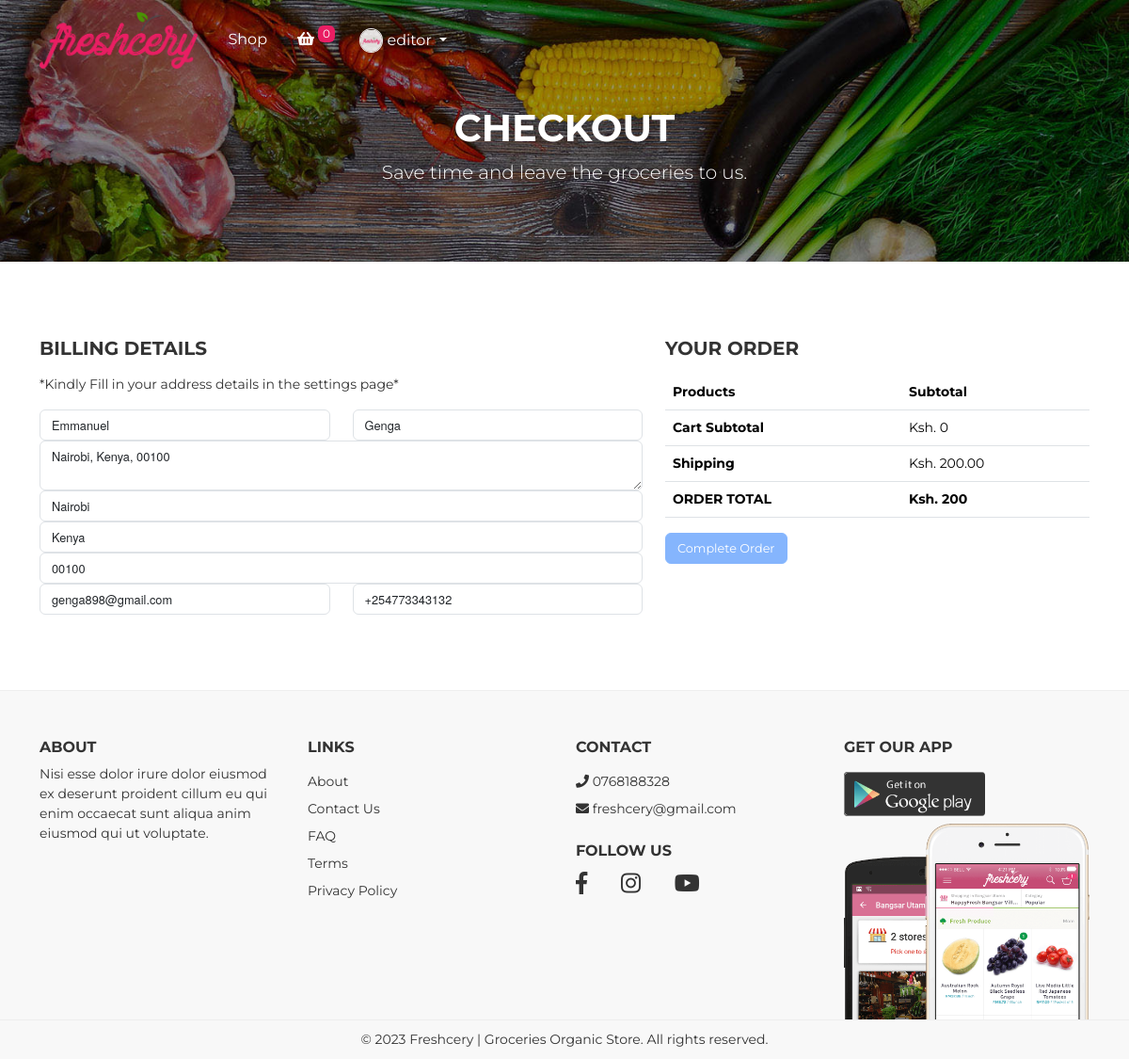
/checkout (signed in), run on the app's committed database.
### main_app/models.py (models this page shows, shortened)
class Address(models.Model):
    user = models.ForeignKey(
        UserProfile,
        on_delete=models.CASCADE
    )
    town = models.CharField(max_length=50)
    city = models.CharField(max_length=50)
    postal_code = models.CharField(max_length=50)
    added_at = models.DateTimeField(auto_now_add=True)
    modified_at = models.DateTimeField(auto_now=True)

class UserProfile(models.Model):
    user = models.OneToOneField(AuthUser, on_delete=models.CASCADE)
    phone_number = models.CharField(max_length=15)

### main_app/views.py (the view)
# urls.py: path('checkout', views.checkout, name='checkout'),
@login_required
def checkout(request):
    user = get_object_or_404(UserProfile, user=request.user)
    cart_items = Cart.objects.filter(user=user, is_removed=False).exclude(is_ordered=True)
    home_address = Address.objects.get(user=user)
    combined_address = f"{home_address.town}, {home_address.city}, {home_address.postal_code}"
    total_price = sum(item.product.price * item.quantity for item in cart_items)
    phone_no = user.phone_number
    shipping_fee = 200
    total_item_cost = sum(item.product.price * item.quantity for item in cart_items)
    total_cost = shipping_fee + total_item_cost
    if request.method == 'POST' and (total_cost - shipping_fee) > 0:
        Orders.objects.create(user=user, total_cost=total_cost)
        for cart_item in cart_items:
            cart_item.is_ordered = True
            cart_item.save()
        return redirect('order_complete')
    else:
        return render(request, 'main_app/checkout.html', {"cart_items": cart_items, "total_item_cost": total_item_cost,
                                                          "shipping_fee": shipping_fee, "total": total_cost,
                                                          "phone_no": phone_no, "total_price": total_price,
                                                          "address": home_address, "full_address": combined_address
                                                          })

### templates/main_app/checkout.html (shortened to what this page needs)
{% extends 'main_app/layouts/base_template.html' %}
{% load humanize %}
{% load crispy_forms_filters %}
{% load static %}
{% block content %}
	{% include 'main_app/partials/header.html' %}
	<div id="page-content" class="page-content">
		<div class="banner">
			<div class="jumbotron jumbotron-bg text-center rounded-0"
			     style="background-image: url('{% static 'app/img/bg-header.jpg' %}');">
				<div class="container">
					<h1 class="pt-5">
						Checkout
					</h1>
					<p class="lead">
						Save time and leave the groceries to us.
					</p>
				</div>
			</div>
		</div>
		<section id="checkout">
			<div class="container">
				<div class="row">
					<div class="col-xs-12 col-sm-7">
						<h5 class="mb-3">BILLING DETAILS</h5>
						<p class="font-italic font-weight-bold">*Kindly Fill in your address details in the settings
							page*</p>
						<form action="#" class="bill-detail">
							<fieldset>
								<div class="form-group row">
									<div class="col">
										<input class="form-control" placeholder="Name" type="text"
										       value="{{ user.first_name }}">
									</div>
									<div class="col">
										<input class="form-control" placeholder="Last Name" type="text"
										       value="{{ user.last_name }}">
									</div>
								</div>
								<div class="form-group">
									<textarea class="form-control" placeholder="Address">{{ full_address }}</textarea>
								</div>
								<div class="form-group">
									<input class="form-control" placeholder="Town / City" type="text"
									       value="{{ address.town }}">
								</div>
								<div class="form-group">
									<input class="form-control" placeholder="State / Country" type="text"
									       value="{{ address.city }}">
								</div>
								<div class="form-group">
									<input class="form-control" placeholder="Postcode / Zip" type="text"
									       value="{{ address.postal_code }}">
								</div>
								<div class="form-group row">
									<div class="col">
										<input class="form-control" placeholder="Email Address" type="email"
										       value="{{ user.email }}">
									</div>
									<div class="col">
										<input class="form-control" placeholder="Phone Number" type="tel"
										       value="{{ phone_no }}">
									</div>
								</div>
							</fieldset>
						</form>
					</div>
					<div class="col-xs-12 col-sm-5">
						<div class="holder">
							<h5 class="mb-3">YOUR ORDER</h5>
							<div class="table-responsive">
								<table class="table">
									<thead>
									<tr>
										<th>Products</th>
										<th class="text-right">Subtotal</th>
									</tr>
									</thead>
									<tfooter>
										<tr>
											<td>
												<strong>Cart Subtotal</strong>
											</td>
											<td class="text-right">
												Ksh. {{ total_item_cost | intcomma }}
											</td>
										</tr>
										<tr>
											<td>
												<strong>Shipping</strong>
											</td>
											<td class="text-right">
												Ksh. {{ shipping_fee | intcomma }}.00
											</td>
										</tr>
										<tr>
											<td>
												<strong>ORDER TOTAL</strong>
											</td>
											<td class="text-right">
												<strong>Ksh. {{ total | intcomma }}</strong>
											</td>
										</tr>
									</tfooter>
								</table>
							</div>
						</div>
						{% if total > 200 %}
							<form action="{% url 'checkout' %}" method="post">
								{% csrf_token %}
								<button type="submit" class="btn btn-primary">Complete Order</button>
							</form>
						{% else %}
							<button type="submit" class="btn btn-primary opacity-50 disabled">Complete Order</button>
						{% endif %}
					</div>
				</div>
			</div>
		</section>
	</div>
	{% include 'main_app/partials/footer.html' %}
{% endblock %}

### templates/main_app/partials/header.html (shortened to what this page needs)
{% load static %}
<div class="page-header">
	<nav class="navbar fixed-top navbar-expand-md navbar-dark bg-transparent" id="page-navigation">
		<div class="container">
			<a href="{% url 'home' %}" class="navbar-brand">
				<img src="{% static 'app/img/logo/logo.png' %}" alt="">
			</a>
			<div class="collapse navbar-collapse" id="navbarcollapse">
				<ul class="navbar-nav ml-auto">
					<li class="nav-item">
						<a href="{% url 'shop' %}" class="nav-link">Shop</a>
					</li>
					<li class="nav-item d-none dropdown order-1 {% if user.is_authenticated %}d-md-inline{% else %}d-md-none {% endif %}">
						<a class="nav-link dropdown-toggle" href="javascript:void(0)" id="navbarDropdown" role="button"
						   data-toggle="dropdown" aria-haspopup="true" aria-expanded="false">
							<div class="avatar-header"><img src="{% static 'app/img/logo/avatar.jpg' %}"></div>
							{{ user.username }}
						</a>
					</li>
				{% include 'main_app/partials/navbar_cart.html' %}
				</ul>
			</div>
		</div>
	</nav>
</div>

### static/app/packages/o2system-ui/o2system-ui.css (style rules this page uses)
.bg-transparent { background:transparent !important;box-shadow:none }
body { color:#333;font-size:14px;font-family:"Oxygen", "Helvetica Neue", Arial, sans-serif }
button,input,optgroup,select,textarea { font-family:"Oxygen", "Helvetica Neue", Arial, sans-serif }
a { text-decoration:none !important;outline:0 !important }
input,select,.btn,.form-control,.dropdown-menu,.input-group-text { font-size:0.8rem }
.btn-primary { color:#FFF;background-color:#3783b5;border-color:#3783b5 }
.jumbotron { padding:4rem }
.jumbotron.jumbotron-bg { background-size:cover;color:#FFF }

### static/app/css/theme.css (style rules this page uses)
body { color: #333333; font-size: 14px; font-family: "Montserrat", "Helvetica Neue", Arial, sans-serif; background: #fff; }
h1, h2, h3, h4, h5, h6 { text-transform: uppercase !important; font-weight: 700 !important; }
.btn-primary { background: #E91E63; border-color: #E91E63; }
section { padding: 80px 0; }
.page-header .navbar .navbar-brand img { height: 60px; }
.page-header .navbar .navbar-nav .nav-link { color: #FFF; font-size: 1rem; padding-right: 1rem; padding-left: 1rem; }
.page-header .navbar .avatar-header { width: 25px; height: 25px; overflow: hidden; border: 1px solid #eee; border-radius: 50%; display: inline-table; }
.page-header .navbar .avatar-header img { width: 100%; height: auto; }
.banner .jumbotron { margin-bottom: 0; }
.banner .jumbotron .container { position: relative; z-index: 5; }

### data on the page
Address: town "Nairobi", city "Kenya", postal_code "00100"
UserProfile: phone_number "+254773343132"

### other printed values
{{ user.username }} "editor"
{{ cart_items.count }} "0"
{{ total_item_cost | intcomma }} "0"
{{ shipping_fee | intcomma }} "200"
{{ total | intcomma }} "200"
